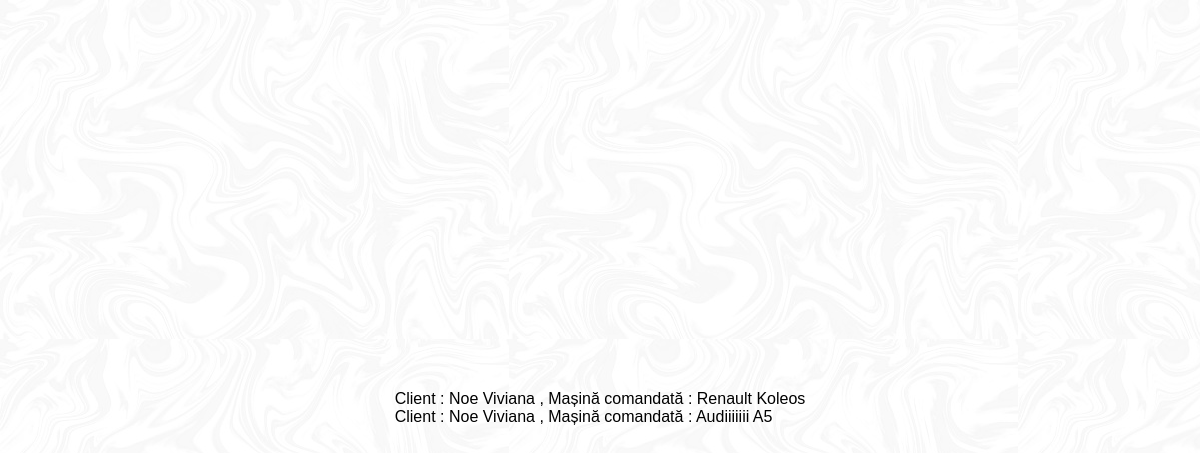
The page /continut_comanda.php?clientID=4 on the database its author committed.
### tables this page shows
CREATE TABLE `clienti` (
  `clientID` int(11) NOT NULL,
  `ID_admin` int(11) NOT NULL,
  `nume` varchar(30) NOT NULL,
  `prenume` varchar(30) NOT NULL,
  `sex` enum('M','F') NOT NULL,
  `strada` varchar(20) NOT NULL,
  `numar` varchar(50) NOT NULL,
  `oras` varchar(20) NOT NULL,
  `judet` varchar(20) NOT NULL,
  `email` varchar(50) NOT NULL,
  `telefon` varchar(10) NOT NULL
);

CREATE TABLE `masini` (
  `masinaID` int(11) NOT NULL,
  `comandaID` int(11) DEFAULT NULL,
  `marca` varchar(20) NOT NULL,
  `model` varchar(30) NOT NULL,
  `versiune` varchar(10) DEFAULT NULL,
  `generatie` varchar(11) DEFAULT NULL,
  `an_fabricatie` year(4) NOT NULL,
  `combustibil` varchar(20) NOT NULL,
  `putere` int(11) NOT NULL,
  `cutie_viteza` varchar(20) NOT NULL,
  `kilometraj` int(11) NOT NULL,
  `pret_masina` int(11) NOT NULL,
  `stare_masina` enum('nou','second hand') NOT NULL
);

### continut_comanda.php (the view, shortened to what this page needs)
<!DOCTYPE html>
<html>
<head>
     <link rel="stylesheet" type="text/css" href="style.css">
<link rel="stylesheet" href="https://cdnjs.cloudflare.com/ajax/libs/font-awesome/4.7.0/css/font-awesome.min.css">
<?php
include "config.php";
$sql = "SELECT clienti.nume, clienti.prenume, comenzi.comandaID, masini.marca, masini.model, masini.versiune
from clienti
INNER JOIN comenzi  ON clienti.clientID = comenzi.clientID
INNER JOIN masini  ON comenzi.comandaID = masini.comandaID
WHERE clienti.clientID='" . $_GET["clientID"] . "'";
$result = $con->query($sql);
while($row = mysqli_fetch_array($result)){
    echo " Client : ". $row['nume'], " ". $row['prenume']," , Mașină comandată : ". $row['marca']  ," ". $row['model'];
    echo "<br>";
}
?>
</body>
</html>

### style.css (style rules this page uses)
* { font-family: sans-serif; box-sizing: border-box; }

### rows shown on the page
clienti: nume "Noe", prenume "Viviana", masini.marca "Renault", masini.model "Koleos", masini.marca "Audiiiiiii", masini.model "A5"
